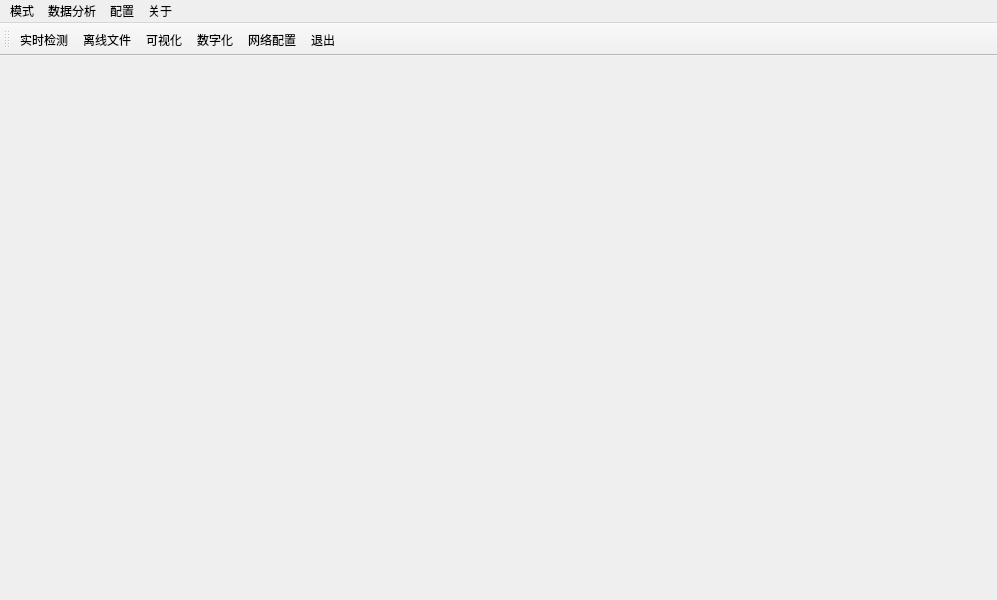
<?xml version="1.0" encoding="UTF-8"?>
<ui version="4.0">
 <class>MainWindow</class>
 <widget class="QMainWindow" name="MainWindow">
  <property name="geometry">
   <rect>
    <x>0</x>
    <y>0</y>
    <width>997</width>
    <height>600</height>
   </rect>
  </property>
  <property name="windowTitle">
   <string>MainWindow</string>
  </property>
  <property name="windowIcon">
   <iconset>
    <normaloff>./images/logo.jpg</normaloff>./images/logo.jpg</iconset>
  </property>
  <widget class="QWidget" name="mainw">
   <widget class="QWidget" name="main_w" native="true">
    <property name="geometry">
     <rect>
      <x>0</x>
      <y>0</y>
      <width>991</width>
      <height>551</height>
     </rect>
    </property>
   </widget>
  </widget>
  <widget class="QMenuBar" name="menubar">
   <property name="geometry">
    <rect>
     <x>0</x>
     <y>0</y>
     <width>997</width>
     <height>20</height>
    </rect>
   </property>
   <widget class="QMenu" name="menu">
    <property name="title">
     <string>模式</string>
    </property>
    <addaction name="action_realtime"/>
    <addaction name="action_offline"/>
   </widget>
   <widget class="QMenu" name="menu_3">
    <property name="title">
     <string>数据分析</string>
    </property>
    <addaction name="action_visual"/>
    <addaction name="action_digit"/>
   </widget>
   <widget class="QMenu" name="menu_4">
    <property name="title">
     <string>关于</string>
    </property>
    <addaction name="action_version"/>
    <addaction name="action_Exit"/>
   </widget>
   <widget class="QMenu" name="menu_2">
    <property name="title">
     <string>配置</string>
    </property>
    <addaction name="action_config"/>
   </widget>
   <addaction name="menu"/>
   <addaction name="menu_3"/>
   <addaction name="menu_2"/>
   <addaction name="menu_4"/>
  </widget>
  <widget class="QToolBar" name="toolBar">
   <property name="windowTitle">
    <string>toolBar</string>
   </property>
   <attribute name="toolBarArea">
    <enum>TopToolBarArea</enum>
   </attribute>
   <attribute name="toolBarBreak">
    <bool>false</bool>
   </attribute>
   <addaction name="action_realtime"/>
   <addaction name="action_offline"/>
   <addaction name="action_visual"/>
   <addaction name="action_digit"/>
   <addaction name="action_config"/>
   <addaction name="action_Exit"/>
  </widget>
  <action name="action_version">
   <property name="text">
    <string>版本号</string>
   </property>
  </action>
  <action name="action_Exit">
   <property name="icon">
    <iconset>
     <normaloff>./images/exit.jpg</normaloff>./images/exit.jpg</iconset>
   </property>
   <property name="text">
    <string>退出</string>
   </property>
  </action>
  <action name="action_realtime">
   <property name="icon">
    <iconset>
     <normaloff>./images/realtime.jpg</normaloff>./images/realtime.jpg</iconset>
   </property>
   <property name="text">
    <string>实时检测</string>
   </property>
  </action>
  <action name="action_offline">
   <property name="icon">
    <iconset>
     <normaloff>./images/offline.jpg</normaloff>./images/offline.jpg</iconset>
   </property>
   <property name="text">
    <string>离线文件</string>
   </property>
  </action>
  <action name="action_visual">
   <property name="icon">
    <iconset>
     <normaloff>./images/visual.jpg</normaloff>./images/visual.jpg</iconset>
   </property>
   <property name="text">
    <string>可视化</string>
   </property>
   <property name="toolTip">
    <string>可视化</string>
   </property>
  </action>
  <action name="action_digit">
   <property name="icon">
    <iconset>
     <normaloff>./images/table.jpg</normaloff>./images/table.jpg</iconset>
   </property>
   <property name="text">
    <string>数字化</string>
   </property>
  </action>
  <action name="action_config">
   <property name="icon">
    <iconset>
     <normaloff>./images/config.jpg</normaloff>./images/config.jpg</iconset>
   </property>
   <property name="text">
    <string>网络配置</string>
   </property>
  </action>
 </widget>
 <resources/>
 <connections/>
</ui>
